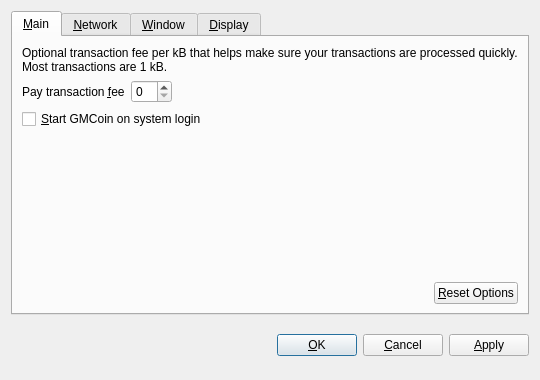
<?xml version="1.0" encoding="UTF-8"?>
<ui version="4.0">
 <class>OptionsDialog</class>
 <widget class="QDialog" name="OptionsDialog">
  <property name="geometry">
   <rect>
    <x>0</x>
    <y>0</y>
    <width>540</width>
    <height>380</height>
   </rect>
  </property>
  <property name="windowTitle">
   <string>Options</string>
  </property>
  <property name="modal">
   <bool>true</bool>
  </property>
  <layout class="QVBoxLayout" name="verticalLayout">
   <item>
    <widget class="QTabWidget" name="tabWidget">
     <property name="tabPosition">
      <enum>QTabWidget::North</enum>
     </property>
     <property name="currentIndex">
      <number>0</number>
     </property>
     <widget class="QWidget" name="tabMain">
      <attribute name="title">
       <string>&amp;Main</string>
      </attribute>
      <layout class="QVBoxLayout" name="verticalLayout_Main">
       <item>
        <widget class="QLabel" name="transactionFeeInfoLabel">
         <property name="text">
          <string>Optional transaction fee per kB that helps make sure your transactions are processed quickly. Most transactions are 1 kB.</string>
         </property>
         <property name="textFormat">
          <enum>Qt::PlainText</enum>
         </property>
         <property name="wordWrap">
          <bool>true</bool>
         </property>
        </widget>
       </item>
       <item>
        <layout class="QHBoxLayout" name="horizontalLayout_1_Main">
         <item>
          <widget class="QLabel" name="transactionFeeLabel">
           <property name="text">
            <string>Pay transaction &amp;fee</string>
           </property>
           <property name="textFormat">
            <enum>Qt::PlainText</enum>
           </property>
           <property name="buddy">
            <cstring>transactionFee</cstring>
           </property>
          </widget>
         </item>
         <item>
          <widget class="BitcoinAmountField" name="transactionFee"/>
         </item>
         <item>
          <spacer name="horizontalSpacer_1_Main">
           <property name="orientation">
            <enum>Qt::Horizontal</enum>
           </property>
           <property name="sizeHint" stdset="0">
            <size>
             <width>40</width>
             <height>20</height>
            </size>
           </property>
          </spacer>
         </item>
        </layout>
       </item>
       <item>
        <widget class="QCheckBox" name="bitcoinAtStartup">
         <property name="toolTip">
          <string>Automatically start GMCoin after logging in to the system.</string>
         </property>
         <property name="text">
          <string>&amp;Start GMCoin on system login</string>
         </property>
        </widget>
       </item>
       <item>
        <spacer name="verticalSpacer_Main">
         <property name="orientation">
          <enum>Qt::Vertical</enum>
         </property>
         <property name="sizeHint" stdset="0">
          <size>
           <width>20</width>
           <height>40</height>
          </size>
         </property>
        </spacer>
       </item>
       <item>
        <layout class="QHBoxLayout" name="horizontalLayout_2_Main">
         <item>
          <spacer name="horizontalSpacer_2_Main">
           <property name="orientation">
            <enum>Qt::Horizontal</enum>
           </property>
           <property name="sizeHint" stdset="0">
            <size>
             <width>40</width>
             <height>20</height>
            </size>
           </property>
          </spacer>
         </item>
         <item>
          <widget class="QPushButton" name="resetButton">
           <property name="toolTip">
            <string>Reset all client options to default.</string>
           </property>
           <property name="text">
            <string>&amp;Reset Options</string>
           </property>
           <property name="autoDefault">
            <bool>false</bool>
           </property>
          </widget>
         </item>
        </layout>
       </item>
      </layout>
     </widget>
     <widget class="QWidget" name="tabNetwork">
      <attribute name="title">
       <string>&amp;Network</string>
      </attribute>
      <layout class="QVBoxLayout" name="verticalLayout_Network">
       <item>
        <widget class="QCheckBox" name="mapPortUpnp">
         <property name="toolTip">
          <string>Automatically open the GMCoin client port on the router. This only works when your router supports UPnP and it is enabled.</string>
         </property>
         <property name="text">
          <string>Map port using &amp;UPnP</string>
         </property>
        </widget>
       </item>
       <item>
        <widget class="QCheckBox" name="connectSocks">
         <property name="toolTip">
          <string>Connect to the GMCoin network through a SOCKS proxy (e.g. when connecting through Tor).</string>
         </property>
         <property name="text">
          <string>&amp;Connect through SOCKS proxy:</string>
         </property>
        </widget>
       </item>
       <item>
        <layout class="QHBoxLayout" name="horizontalLayout_Network">
         <item>
          <widget class="QLabel" name="proxyIpLabel">
           <property name="text">
            <string>Proxy &amp;IP:</string>
           </property>
           <property name="textFormat">
            <enum>Qt::PlainText</enum>
           </property>
           <property name="buddy">
            <cstring>proxyIp</cstring>
           </property>
          </widget>
         </item>
         <item>
          <widget class="QValidatedLineEdit" name="proxyIp">
           <property name="maximumSize">
            <size>
             <width>140</width>
             <height>16777215</height>
            </size>
           </property>
           <property name="toolTip">
            <string>IP address of the proxy (e.g. 127.0.0.1)</string>
           </property>
          </widget>
         </item>
         <item>
          <widget class="QLabel" name="proxyPortLabel">
           <property name="text">
            <string>&amp;Port:</string>
           </property>
           <property name="textFormat">
            <enum>Qt::PlainText</enum>
           </property>
           <property name="buddy">
            <cstring>proxyPort</cstring>
           </property>
          </widget>
         </item>
         <item>
          <widget class="QLineEdit" name="proxyPort">
           <property name="maximumSize">
            <size>
             <width>55</width>
             <height>16777215</height>
            </size>
           </property>
           <property name="toolTip">
            <string>Port of the proxy (e.g. 9050)</string>
           </property>
          </widget>
         </item>
         <item>
          <widget class="QLabel" name="socksVersionLabel">
           <property name="text">
            <string>SOCKS &amp;Version:</string>
           </property>
           <property name="textFormat">
            <enum>Qt::PlainText</enum>
           </property>
           <property name="buddy">
            <cstring>socksVersion</cstring>
           </property>
          </widget>
         </item>
         <item>
          <widget class="QValueComboBox" name="socksVersion">
           <property name="toolTip">
            <string>SOCKS version of the proxy (e.g. 5)</string>
           </property>
          </widget>
         </item>
         <item>
          <spacer name="horizontalSpacer_Network">
           <property name="orientation">
            <enum>Qt::Horizontal</enum>
           </property>
           <property name="sizeHint" stdset="0">
            <size>
             <width>40</width>
             <height>20</height>
            </size>
           </property>
          </spacer>
         </item>
        </layout>
       </item>
       <item>
        <spacer name="verticalSpacer_Network">
         <property name="orientation">
          <enum>Qt::Vertical</enum>
         </property>
         <property name="sizeHint" stdset="0">
          <size>
           <width>20</width>
           <height>40</height>
          </size>
         </property>
        </spacer>
       </item>
      </layout>
     </widget>
     <widget class="QWidget" name="tabWindow">
      <attribute name="title">
       <string>&amp;Window</string>
      </attribute>
      <layout class="QVBoxLayout" name="verticalLayout_Window">
       <item>
        <widget class="QCheckBox" name="minimizeToTray">
         <property name="toolTip">
          <string>Show only a tray icon after minimizing the window.</string>
         </property>
         <property name="text">
          <string>&amp;Minimize to the tray instead of the taskbar</string>
         </property>
        </widget>
       </item>
       <item>
        <widget class="QCheckBox" name="minimizeOnClose">
         <property name="toolTip">
          <string>Minimize instead of exit the application when the window is closed. When this option is enabled, the application will be closed only after selecting Quit in the menu.</string>
         </property>
         <property name="text">
          <string>M&amp;inimize on close</string>
         </property>
        </widget>
       </item>
       <item>
        <spacer name="verticalSpacer_Window">
         <property name="orientation">
          <enum>Qt::Vertical</enum>
         </property>
         <property name="sizeHint" stdset="0">
          <size>
           <width>20</width>
           <height>40</height>
          </size>
         </property>
        </spacer>
       </item>
      </layout>
     </widget>
     <widget class="QWidget" name="tabDisplay">
      <attribute name="title">
       <string>&amp;Display</string>
      </attribute>
      <layout class="QVBoxLayout" name="verticalLayout_Display">
       <item>
        <layout class="QHBoxLayout" name="horizontalLayout_1_Display">
         <item>
          <widget class="QLabel" name="langLabel">
           <property name="text">
            <string>User Interface &amp;language:</string>
           </property>
           <property name="textFormat">
            <enum>Qt::PlainText</enum>
           </property>
           <property name="buddy">
            <cstring>lang</cstring>
           </property>
          </widget>
         </item>
         <item>
          <widget class="QValueComboBox" name="lang">
           <property name="toolTip">
            <string>The user interface language can be set here. This setting will take effect after restarting GMCoin.</string>
           </property>
          </widget>
         </item>
        </layout>
       </item>
       <item>
        <layout class="QHBoxLayout" name="horizontalLayout_2_Display">
         <item>
          <widget class="QLabel" name="unitLabel">
           <property name="text">
            <string>&amp;Unit to show amounts in:</string>
           </property>
           <property name="textFormat">
            <enum>Qt::PlainText</enum>
           </property>
           <property name="buddy">
            <cstring>unit</cstring>
           </property>
          </widget>
         </item>
         <item>
          <widget class="QValueComboBox" name="unit">
           <property name="toolTip">
            <string>Choose the default subdivision unit to show in the interface and when sending coins.</string>
           </property>
          </widget>
         </item>
        </layout>
       </item>
       <item>
        <widget class="QCheckBox" name="displayAddresses">
         <property name="toolTip">
          <string>Whether to show GMCoin addresses in the transaction list or not.</string>
         </property>
         <property name="text">
          <string>&amp;Display addresses in transaction list</string>
         </property>
        </widget>
       </item>
       <item>
        <spacer name="verticalSpacer_Display">
         <property name="orientation">
          <enum>Qt::Vertical</enum>
         </property>
         <property name="sizeHint" stdset="0">
          <size>
           <width>20</width>
           <height>40</height>
          </size>
         </property>
        </spacer>
       </item>
      </layout>
     </widget>
    </widget>
   </item>
   <item>
    <layout class="QHBoxLayout" name="horizontalLayout_Buttons">
     <item>
      <spacer name="horizontalSpacer_1">
       <property name="orientation">
        <enum>Qt::Horizontal</enum>
       </property>
       <property name="sizeHint" stdset="0">
        <size>
         <width>40</width>
         <height>48</height>
        </size>
       </property>
      </spacer>
     </item>
     <item>
      <widget class="QLabel" name="statusLabel">
       <property name="font">
        <font>
         <weight>75</weight>
         <bold>true</bold>
        </font>
       </property>
       <property name="text">
        <string/>
       </property>
       <property name="textFormat">
        <enum>Qt::PlainText</enum>
       </property>
       <property name="wordWrap">
        <bool>true</bool>
       </property>
      </widget>
     </item>
     <item>
      <spacer name="horizontalSpacer_2">
       <property name="orientation">
        <enum>Qt::Horizontal</enum>
       </property>
       <property name="sizeHint" stdset="0">
        <size>
         <width>40</width>
         <height>48</height>
        </size>
       </property>
      </spacer>
     </item>
     <item>
      <widget class="QPushButton" name="okButton">
       <property name="text">
        <string>&amp;OK</string>
       </property>
      </widget>
     </item>
     <item>
      <widget class="QPushButton" name="cancelButton">
       <property name="text">
        <string>&amp;Cancel</string>
       </property>
       <property name="autoDefault">
        <bool>false</bool>
       </property>
      </widget>
     </item>
     <item>
      <widget class="QPushButton" name="applyButton">
       <property name="text">
        <string>&amp;Apply</string>
       </property>
       <property name="autoDefault">
        <bool>false</bool>
       </property>
      </widget>
     </item>
    </layout>
   </item>
  </layout>
 </widget>
 <customwidgets>
  <customwidget>
   <class>BitcoinAmountField</class>
   <extends>QSpinBox</extends>
   <header>bitcoinamountfield.h</header>
  </customwidget>
  <customwidget>
   <class>QValueComboBox</class>
   <extends>QComboBox</extends>
   <header>qvaluecombobox.h</header>
  </customwidget>
  <customwidget>
   <class>QValidatedLineEdit</class>
   <extends>QLineEdit</extends>
   <header>qvalidatedlineedit.h</header>
  </customwidget>
 </customwidgets>
 <resources/>
 <connections/>
</ui>
